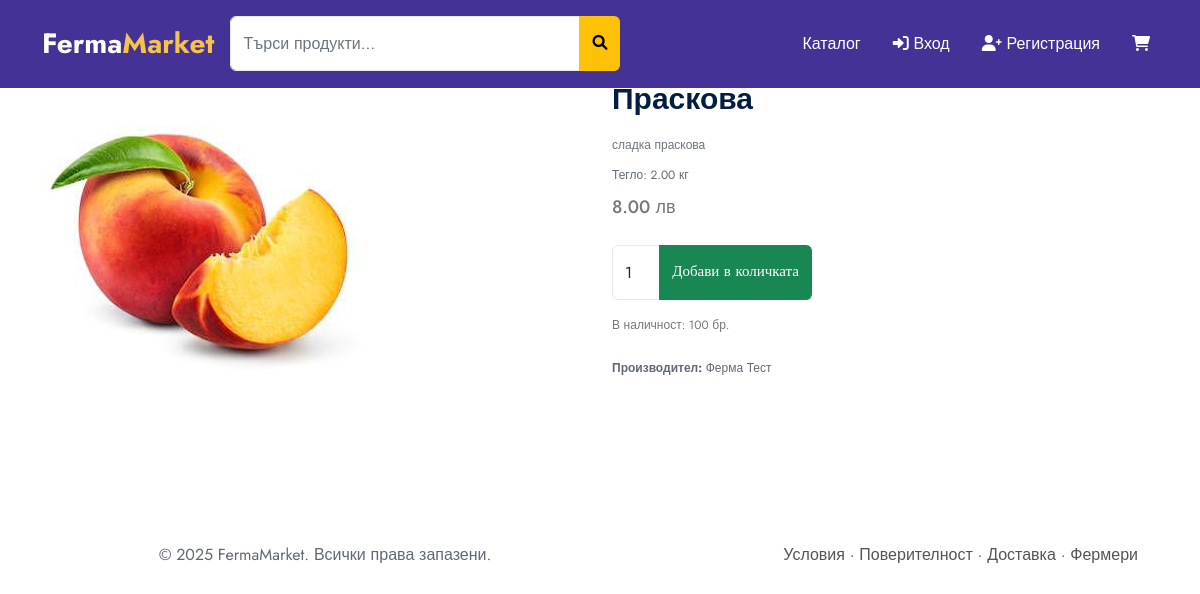
The page /client/product/8/ on the database as committed earlier.
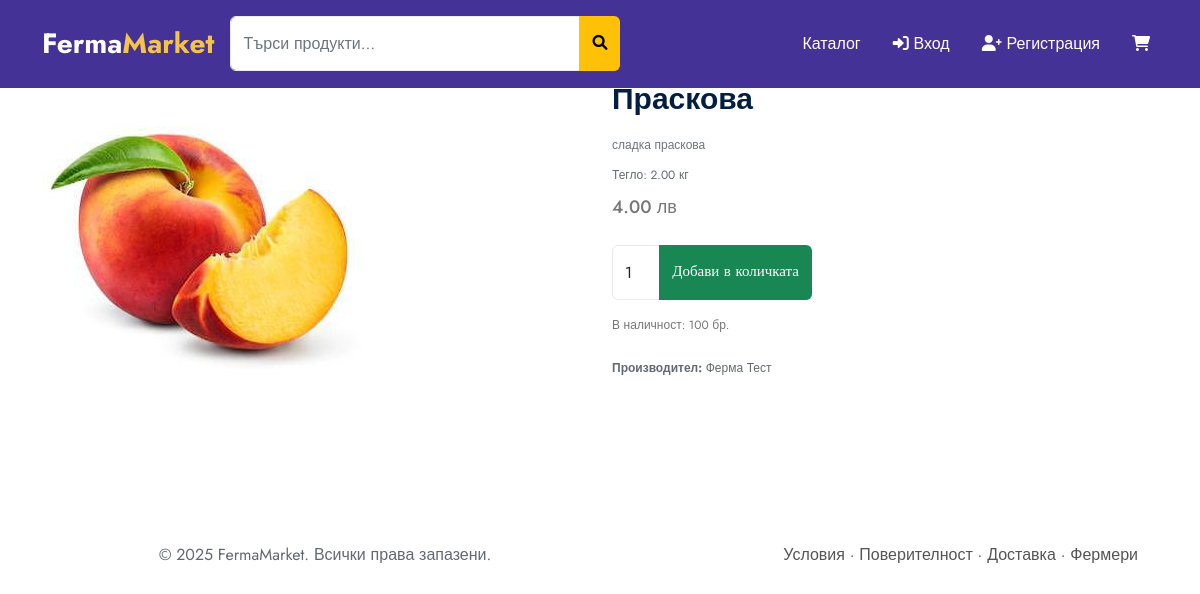
The same page on the database as committed later.
### fermamarket/farmers/models.py (models this page shows, shortened)
class Product(models.Model):
    farmer = models.ForeignKey(FarmerProfile, on_delete=models.CASCADE, related_name='products')
    category = models.ForeignKey(Category, on_delete=models.SET_NULL, null=True, blank=True, related_name='products')
    title = models.CharField(max_length=255)
    description = models.TextField()
    price = models.DecimalField(max_digits=8, decimal_places=2)
    quantity = models.PositiveIntegerField()
    image = models.ImageField(upload_to='product_images/', blank=True, null=True)
    created_at = models.DateTimeField(default=timezone.now)
    weight = models.DecimalField(
        max_digits=6,
        decimal_places=2,
        null=True, blank=True,
        help_text="Тегло или количество (напр. в кг)"
    )
    weight_unit = models.CharField(
        max_length=10,
        choices=[('kg', 'кг'), ('g', 'гр'), ('l', 'литра'), ('pcs', 'брой')],
        default='kg',
        help_text="Мярка за тегло/обем"
    )

class FarmerProfile(models.Model):
    user = models.OneToOneField(CustomUser, on_delete=models.CASCADE)
    farm_name = models.CharField(max_length=255)
    description = models.TextField(blank=True)
    location = models.CharField(max_length=255)
    phone = models.CharField(max_length=20)
    image = models.ImageField(upload_to='farms/', blank=True, null=True)

### fermamarket/clients/views.py (the view)
# urls.py: path('product/<int:pk>/', product_detail, name='product_detail'),
def product_detail(request, pk):
    product = get_object_or_404(Product, pk=pk)
    return render(request, 'product_detail.html', {'product': product})

### templates/product_detail.html (shortened to what this page needs)
{% extends "base.html" %}
{% block content %}
<div class="container py-5">
  <div class="row">
    <div class="col-md-6">
      <img src="{{ product.image.url }}" class="img-fluid rounded" alt="{{ product.name }}">
    </div>
    <div class="col-md-6">
      <h2 class="fw-bold mb-3">{{ product.title }}</h2>
      <p class="text-muted">{{ product.description }}</p>
      <p>Тегло: {{ product.weight }} {{ product.get_weight_unit_display }}</p>
      <h4 class="text-primary">{{ product.price }} лв</h4>
      {% if product.quantity > 0 %}
        <form method="post" action="{% url 'add_to_cart' product.id %}" class="mt-4">
          <div class="input-group mb-3" style="max-width: 200px;">
            <input type="number" name="quantity" min="1" max="{{ product.quantity }}" value="1" class="form-control">
            <button type="submit" class="btn btn-success">Добави в количката</button>
          </div>
        </form>
        <p class="text-success">В наличност: {{ product.quantity }} бр.</p>
      {% else %}
        <p class="text-danger fw-bold">Изчерпан</p>
      {% endif %}
      <p class="mt-4"><strong>Производител:</strong> {{ product.farmer.farm_name }}</p>
    </div>
  </div>
</div>
{% endblock %}

Rows that differ between the two databases and show on the page:
changed Product "Праскова": price "8.00" → "4.00"
